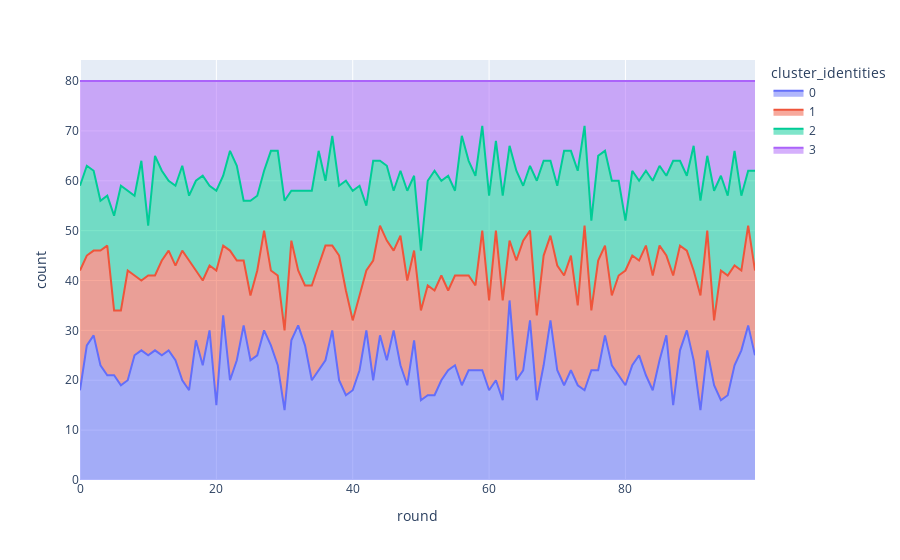

The cell this chart's notebook holds for it:
### Code cell
import plotly.express as px
px.area(df, x="round", y="count", color="cluster_identities")

### Figure 1 — Plotly figure (JSON) as saved in the notebook; plotly's stock layout.template omitted (floating-point values rounded to 4 significant figures)
{"data": [{"fillpattern": {"shape": ""}, "hovertemplate": "cluster_identities=0<br>round=%{x}<br>count=%{y}<extra></extra>", "legendgroup": "0", "line": {"color": "#636efa"}, "marker": {"symbol": "circle"}, "mode": "lines", "name": "0", "orientation": "v", "showlegend": true, "stackgroup": "1", "x": [0, 1, 2, 3, 4, 5, 6, 7, 8, 9, 10, 11, 12, 13, 14, 15, 16, 17, 18, 19, 20, 21, 22, 23, 24, 25, 26, 27, 28, 29, 30, 31, 32, 33, 34, 35, 36, 37, 38, 39, 40, 41, 42, 43, 44, 45, 46, 47, 48, 49, 50, 51, 52, 53, 54, 55, 56, 57, 58, 59, 60, 61, 62, 63, 64, 65, 66, 67, 68, 69, 70, 71, 72, 73, 74, 75, 76, 77, 78, 79, 80, 81, 82, 83, 84, 85, 86, 87, 88, 89, 90, 91, 92, 93, 94, 95, 96, 97, 98, 99], "xaxis": "x", "y": [18, 27, 29, 23, 21, 21, 19, 20, 25, 26, 25, 26, 25, 26, 24, 20, 18, 28, 23, 30, 15, 33, 20, 24, 31, 24, 25, 30, 27, 23, 14, 28, 31, 27, 20, 22, 24, 30, 20, 17, 18, 22, 30, 20, 29, 24, 30, 23, 19, 28, 16, 17, 17, 20, 22, 23, 19, 22, 22, 22, 18, 20, 16, 36, 20, 22, 32, 16, 23, 32, 22, 19, 22, 19, 18, 22, 22, 29, 23, 21, 19, 23, 25, 21, 18, 24, 29, 15, 26, 30, 24, 14, 26, 19, 16, 17, 23, 26, 31, 25], "yaxis": "y", "type": "scatter"}, {"fillpattern": {"shape": ""}, "hovertemplate": "cluster_identities=1<br>round=%{x}<br>count=%{y}<extra></extra>", "legendgroup": "1", "line": {"color": "#EF553B"}, "marker": {"symbol": "circle"}, "mode": "lines", "name": "1", "orientation": "v", "showlegend": true, "stackgroup": "1", "x": [0, 1, 2, 3, 4, 5, 6, 7, 8, 9, 10, 11, 12, 13, 14, 15, 16, 17, 18, 19, 20, 21, 22, 23, 24, 25, 26, 27, 28, 29, 30, 31, 32, 33, 34, 35, 36, 37, 38, 39, 40, 41, 42, 43, 44, 45, 46, 47, 48, 49, 50, 51, 52, 53, 54, 55, 56, 57, 58, 59, 60, 61, 62, 63, 64, 65, 66, 67, 68, 69, 70, 71, 72, 73, 74, 75, 76, 77, 78, 79, 80, 81, 82, 83, 84, 85, 86, 87, 88, 89, 90, 91, 92, 93, 94, 95, 96, 97, 98, 99], "xaxis": "x", "y": [24, 18, 17, 23, 26, 13, 15, 22, 16, 14, 16, 15, 19, 20, 19, 26, 26, 14, 17, 13, 27, 14, 26, 20, 13, 13, 17, 20, 15, 18, 16, 20, 11, 12, 19, 21, 23, 17, 25, 21, 14, 15, 12, 24, 22, 24, 16, 26, 21, 18, 18, 22, 21, 21, 16, 18, 22, 19, 17, 28, 18, 30, 20, 12, 24, 26, 18, 17, 22, 17, 21, 22, 23, 16, 33, 12, 22, 18, 14, 20, 23, 22, 19, 26, 23, 23, 16, 26, 21, 16, 18, 23, 24, 13, 26, 24, 20, 16, 20, 17], "yaxis": "y", "type": "scatter"}, {"fillpattern": {"shape": ""}, "hovertemplate": "cluster_identities=2<br>round=%{x}<br>count=%{y}<extra></extra>", "legendgroup": "2", "line": {"color": "#00cc96"}, "marker": {"symbol": "circle"}, "mode": "lines", "name": "2", "orientation": "v", "showlegend": true, "stackgroup": "1", "x": [0, 1, 2, 3, 4, 5, 6, 7, 8, 9, 10, 11, 12, 13, 14, 15, 16, 17, 18, 19, 20, 21, 22, 23, 24, 25, 26, 27, 28, 29, 30, 31, 32, 33, 34, 35, 36, 37, 38, 39, 40, 41, 42, 43, 44, 45, 46, 47, 48, 49, 50, 51, 52, 53, 54, 55, 56, 57, 58, 59, 60, 61, 62, 63, 64, 65, 66, 67, 68, 69, 70, 71, 72, 73, 74, 75, 76, 77, 78, 79, 80, 81, 82, 83, 84, 85, 86, 87, 88, 89, 90, 91, 92, 93, 94, 95, 96, 97, 98, 99], "xaxis": "x", "y": [17, 18, 16, 10, 10, 19, 25, 16, 16, 24, 10, 24, 18, 14, 16, 17, 13, 18, 21, 16, 16, 14, 20, 19, 12, 19, 15, 12, 24, 25, 26, 10, 16, 19, 19, 23, 13, 22, 14, 22, 26, 22, 13, 20, 13, 15, 12, 13, 18, 15, 12, 21, 24, 19, 23, 17, 28, 23, 22, 21, 21, 18, 21, 19, 18, 11, 13, 27, 19, 15, 16, 25, 21, 27, 20, 18, 21, 19, 23, 19, 10, 17, 16, 15, 19, 16, 16, 23, 17, 15, 25, 19, 15, 26, 19, 16, 23, 15, 11, 20], "yaxis": "y", "type": "scatter"}, {"fillpattern": {"shape": ""}, "hovertemplate": "cluster_identities=3<br>round=%{x}<br>count=%{y}<extra></extra>", "legendgroup": "3", "line": {"color": "#ab63fa"}, "marker": {"symbol": "circle"}, "mode": "lines", "name": "3", "orientation": "v", "showlegend": true, "stackgroup": "1", "x": [0, 1, 2, 3, 4, 5, 6, 7, 8, 9, 10, 11, 12, 13, 14, 15, 16, 17, 18, 19, 20, 21, 22, 23, 24, 25, 26, 27, 28, 29, 30, 31, 32, 33, 34, 35, 36, 37, 38, 39, 40, 41, 42, 43, 44, 45, 46, 47, 48, 49, 50, 51, 52, 53, 54, 55, 56, 57, 58, 59, 60, 61, 62, 63, 64, 65, 66, 67, 68, 69, 70, 71, 72, 73, 74, 75, 76, 77, 78, 79, 80, 81, 82, 83, 84, 85, 86, 87, 88, 89, 90, 91, 92, 93, 94, 95, 96, 97, 98, 99], "xaxis": "x", "y": [21, 17, 18, 24, 23, 27, 21, 22, 23, 16, 29, 15, 18, 20, 21, 17, 23, 20, 19, 21, 22, 19, 14, 17, 24, 24, 23, 18, 14, 14, 24, 22, 22, 22, 22, 14, 20, 11, 21, 20, 22, 21, 25, 16, 16, 17, 22, 18, 22, 19, 34, 20, 18, 20, 19, 22, 11, 16, 19, 9, 23, 12, 23, 13, 18, 21, 17, 20, 16, 16, 21, 14, 14, 18, 9, 28, 15, 14, 20, 20, 28, 18, 20, 18, 20, 17, 19, 16, 16, 19, 13, 24, 15, 22, 19, 23, 14, 23, 18, 18], "yaxis": "y", "type": "scatter"}], "layout": {"xaxis": {"anchor": "y", "domain": [0.0, 1.0], "title": {"text": "round"}}, "yaxis": {"anchor": "x", "domain": [0.0, 1.0], "title": {"text": "count"}}, "legend": {"title": {"text": "cluster_identities"}, "tracegroupgap": 0}, "margin": {"t": 60}}}
